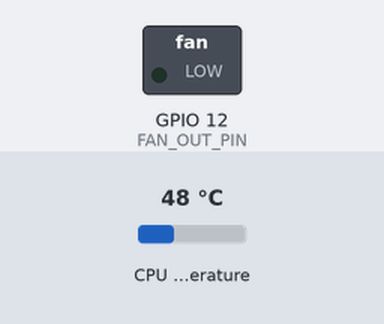
Bench run of a program on a simulated Raspberry Pi (BCM pin numbers). On the bench: switched loads named in the program (green lamp = pin HIGH). The inputs (shaded band) are chosen by the test bench; at power-on: CPU temperature 48 °C.

Above: at 1.2 s.
1.3 s: CPU temperature set to 54 °C
11.3 s: CPU temperature set to 57 °C
At 22.5 s:
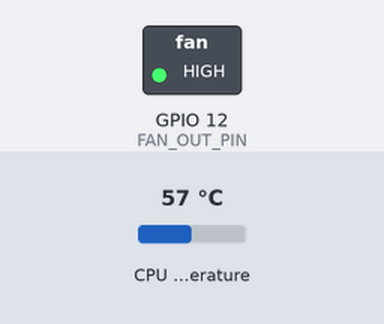
At 24.8 s:
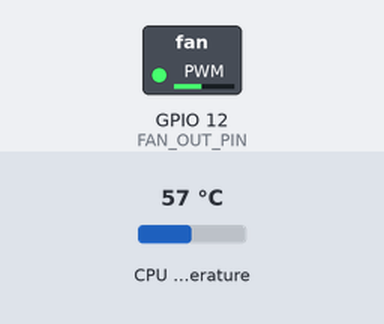
Timing chart, 0 to 45.6 s (numbered marks = the images above; inputs shaded):
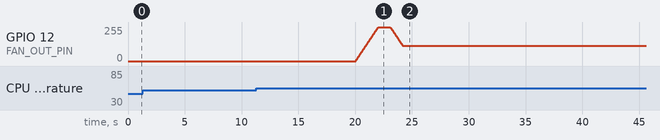

The program:

FanControl-RPI.py
```python
import RPi.GPIO as GPIO
import time
import os

GPIO.setmode(GPIO.BCM)
GPIO.setwarnings(False)
FAN_OUT_PIN = 12
GPIO.setup(FAN_OUT_PIN, GPIO.OUT)
GPIO.output(FAN_OUT_PIN, GPIO.LOW)

# PWM-Channel initialisieren
pwm0 = GPIO.PWM(FAN_OUT_PIN, 100)       # Frequenz ab 10 Hz funktioniert ganz gut
pwm0.start(0.0)

# Funktionen definieren
def getCpuTemp(): # ermittelt die CPU-Temperatur und gibt sie als String zurueck
    raw = os.popen("vcgencmd measure_temp").readline()
    cpuTemp = (raw.replace("temp=","").replace("'C\n",""))
    return(cpuTemp)

# Hauptprogramm starten


#Setup:
cpuTemp_null = 55.0 #Bis zu dieser cpuTemperatur 0% PWM
cpuTemp_hudred = 80.0 #Ab dieser cpuTemperatur 100% PWM
MinDuty = 40.0 #Kleinster Dutycycle bei dem der Motor noch sicher laeuft
PWMSpeed = 0.02
#------------------------------------------------------------------------------
#Variable initialisieren
FanON = False
FanState = False
FanOutput = 0.0
cpuTemp = 0.0
#------------------------------------------------------------------------------
while True:
    #Start Hauptprogramm
    cpuTemp = float(getCpuTemp())

    #PWM berechnen wenn Temperatur im angegebenen Bereich
    FanOutput = (cpuTemp - cpuTemp_null) * ((100.0-MinDuty) / (cpuTemp_hudred - cpuTemp_null)) + MinDuty #Formel

    if FanOutput < MinDuty:
        FanOutput = MinDuty

    if FanOutput > 100:
        FanOutput = 100
#---------------------------------------------------------------------------------------
    if (cpuTemp > cpuTemp_null):
        FanState = True # Luefter soll EIN sein
    elif (cpuTemp < cpuTemp_null):
        FanState = False # Luefter soll AUS sein
 #---------------------------------------------------------------------------------------
    #Luefter hochfahren wenn Luefter ein sein soll aber aus ist
    if (FanON == False) and (FanState == True):
        for i in range(101):
            pwm0.ChangeDutyCycle(i)
            time.sleep(PWMSpeed)

        time.sleep(1) #1s auf 100%

        Target1 = int (FanOutput) #Von float zu int casten
        for i in range(100,Target1,-1):
            pwm0.ChangeDutyCycle(i)
            time.sleep(PWMSpeed)
        FanON = True #Luefter nun auf Vorgabe
        time.sleep(20) #20s warten um pumpen zu verhindern
#---------------------------------------------------------------------------------------
    #Luefter ausschalten
    if (FanON == True) and (FanState == False):
        pwm0.ChangeDutyCycle(MinDuty)
        time.sleep(60) #Nachlauf
        Target2 = int (MinDuty) #Von float zu int casten
        for i in range(Target2,0,-1):
            pwm0.ChangeDutyCycle(i)
            time.sleep(PWMSpeed)
            FanOutput = 0.0
        pwm0.ChangeDutyCycle(FanOutput)
        FanON = 0 #Luefter ist jetzt AUS
#---------------------------------------------------------------------------------------
    #Notbremse:
    if cpuTemp >= 90.0:
        os.system("sudo shutdown now")  #Pi herunterfahren
#---------------------------------------------------------------------------------------
    if FanON == True:
        pwm0.ChangeDutyCycle(FanOutput)
#---------------------------------------------------------------------------------------
    time.sleep(10) # 10Sekunden Pause vor dem naechsten Durchlauf
    #Ende Hauptprogramm
pwm0.ChangeDutyCycle(0)
pwm0.stop()
```

Measured:
- the behaviour switches between 55 and 56 °C on CPU temperature (found by bisection; images 0 and 1)
- after the input at 1.3 s, every drawn part: stays the same
- after the input at 11.3 s, GPIO 12 (FAN_OUT_PIN): rises from 0/255 to 255/255 in 2.0 s, then falls to 114/255 in 22.1 s
